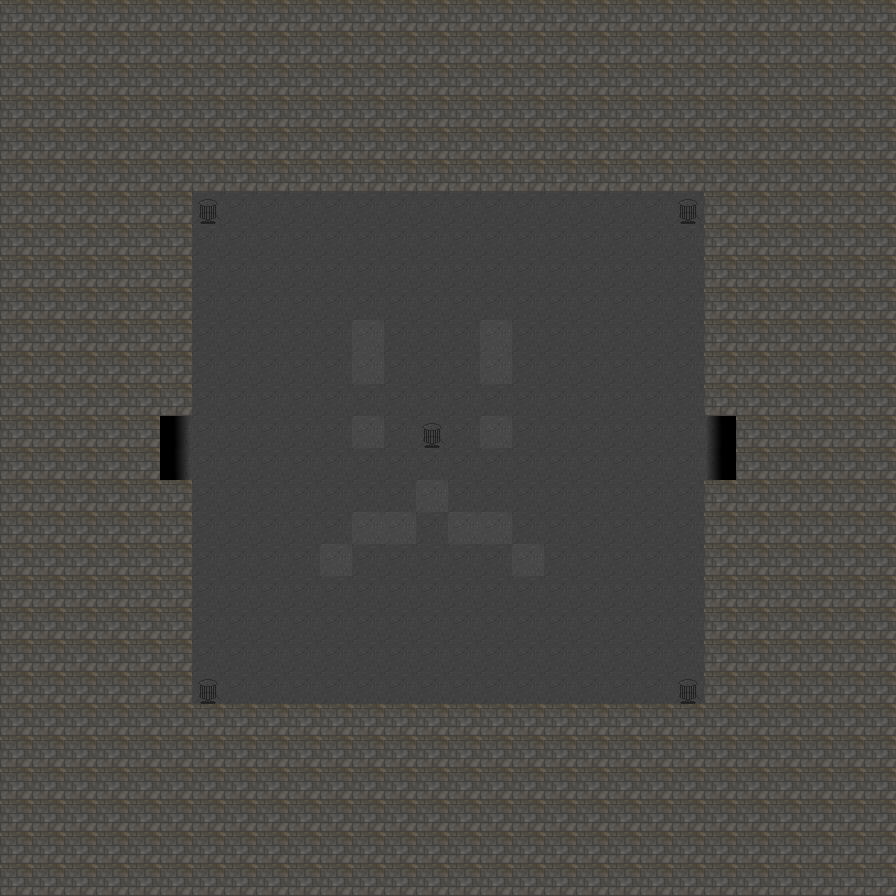

This is a level from a 2D game, rendered from its Tiled map with the project's own tilesets. A one-line summary and the map file follow, with tile-layer data summarised:
An orthogonal 28x28 tile map with 32x32 px tiles, 6 tile layers (floor, walls, doors, light sources, ...) and 17 objects (to room 2, to room 4).

<map version="1.0" orientation="orthogonal" width="28" height="28" tilewidth="32" tileheight="32">
 <properties>
  <property name="AmbientLight" value="0" />
  <property name="LightColor" value="210,120,20,0.5" />
  <property name="StartX" value="7" />
  <property name="StartY" value="7" />
  <property name="TileHeight" value="32" />
  <property name="TileWidth" value="32" />
 </properties>
 <tileset firstgid="1" name="Cavetileset" tilewidth="32" tileheight="32" spacing="2">
  <image source="Cavetileset.png" width="203" height="373" />
 </tileset>
 <layer name="floor" width="28" height="28">
  <properties>
   <property name="collide" value="false" />
  </properties>
  <data>[784 cells, 784 non-empty, 2 distinct tile ids]</data>
 </layer>
 <layer name="walls" width="28" height="28">
  <properties>
   <property name="collide" value="true" />
  </properties>
  <data>[784 cells, 524 non-empty, 1 distinct tile ids]</data>
 </layer>
 <layer name="doors" width="28" height="28">
  <properties>
   <property name="collide" value="false" />
  </properties>
  <data>[784 cells, 4 non-empty, 2 distinct tile ids]</data>
 </layer>
 <layer name="light sources" width="28" height="28">
  <properties>
   <property name="collide" value="true" />
  </properties>
  <data>[784 cells, 5 non-empty, 1 distinct tile ids]</data>
 </layer>
 <layer name="Characters" width="28" height="28">
  <properties>
   <property name="collide" value="false" />
  </properties>
  <data>[784 cells, 0 non-empty, 0 distinct tile ids]</data>
 </layer>
 <layer name="Lights" width="28" height="28">
  <properties>
   <property name="collide" value="false" />
  </properties>
  <data>[784 cells, 0 non-empty, 0 distinct tile ids]</data>
 </layer>
 <objectgroup name="Objects" width="28" height="28">
  <object name="to room 2" x="160" y="416" width="32" height="64">
   <properties>
    <property name="change_map" value="data/darkDungeonRoom2.tmx, 20, 14" />
    <property name="interaction_type" value="player_auto" />
    <property name="type" value="Interaction" />
   </properties>
  </object>
  <object name="to room 4" x="704" y="416" width="32" height="64">
   <properties>
    <property name="change_map" value="data/darkDungeonRoom4.tmx, 7, 14" />
    <property name="interaction_type" value="player_auto" />
    <property name="type" value="Interaction" />
   </properties>
  </object>
  <object x="640" y="640" width="96" height="96">
   <properties>
    <property name="LightColor" value="225,125,0,0.6" />
    <property name="type" value="MapLight" />
   </properties>
   <ellipse />
  </object>
  <object x="160" y="640" width="96" height="96">
   <properties>
    <property name="LightColor" value="225,125,0,0.6" />
    <property name="type" value="MapLight" />
   </properties>
   <ellipse />
  </object>
  <object x="640" y="160" width="96" height="96">
   <properties>
    <property name="LightColor" value="225,125,0,0.6" />
    <property name="type" value="MapLight" />
   </properties>
   <ellipse />
  </object>
  <object x="160" y="160" width="96" height="96">
   <properties>
    <property name="LightColor" value="225,125,0,0.6" />
    <property name="type" value="MapLight" />
   </properties>
   <ellipse />
  </object>
  <object x="336" y="336" width="192" height="192">
   <properties>
    <property name="LightColor" value="225,125,0,0.5" />
    <property name="type" value="MapLight" />
   </properties>
   <ellipse />
  </object>
  <object gid="31" x="299" y="410">
   <properties>
    <property name="enemy_type" value="NudeDude" />
    <property name="type" value="Enemy" />
   </properties>
  </object>
  <object gid="31" x="321" y="539">
   <properties>
    <property name="enemy_type" value="NudeDude" />
    <property name="type" value="Enemy" />
   </properties>
  </object>
  <object gid="31" x="392" y="401">
   <properties>
    <property name="enemy_type" value="NudeDude" />
    <property name="type" value="Enemy" />
   </properties>
  </object>
  <object gid="31" x="470" y="536">
   <properties>
    <property name="enemy_type" value="NudeDude" />
    <property name="type" value="Enemy" />
   </properties>
  </object>
  <object gid="31" x="394" y="605">
   <properties>
    <property name="enemy_type" value="NudeDude" />
    <property name="type" value="Enemy" />
   </properties>
  </object>
  <object gid="31" x="551" y="614">
   <properties>
    <property name="enemy_type" value="NudeDude" />
    <property name="type" value="Enemy" />
   </properties>
  </object>
  <object gid="31" x="568" y="478">
   <properties>
    <property name="enemy_type" value="NudeDude" />
    <property name="type" value="Enemy" />
   </properties>
  </object>
  <object gid="31" x="508" y="378">
   <properties>
    <property name="enemy_type" value="NudeDude" />
    <property name="type" value="Enemy" />
   </properties>
  </object>
  <object gid="31" x="403" y="308">
   <properties>
    <property name="enemy_type" value="NudeDude" />
    <property name="type" value="Enemy" />
   </properties>
  </object>
  <object gid="31" x="619" y="569">
   <properties>
    <property name="enemy_type" value="NudeDude" />
    <property name="type" value="Enemy" />
   </properties>
  </object>
 </objectgroup>
</map>
